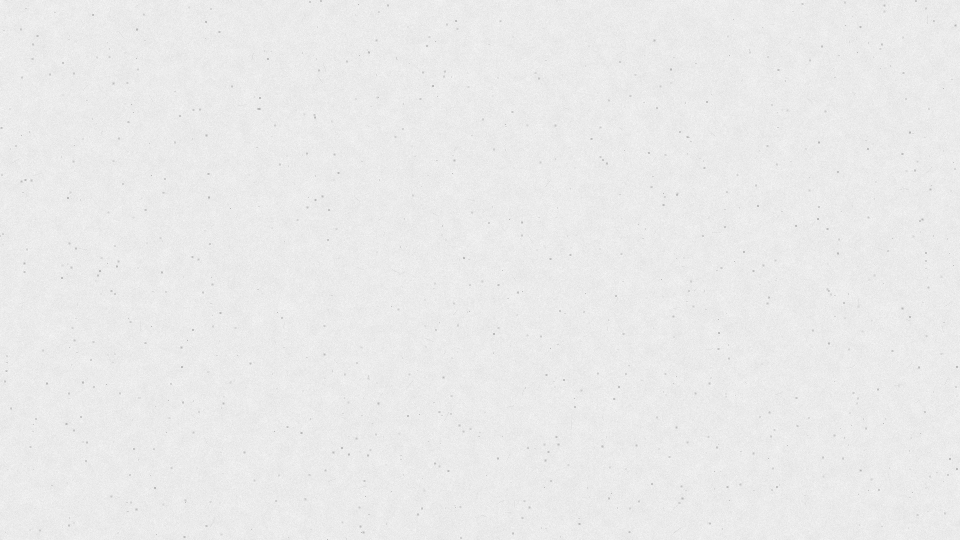
#> input picture scam-anatomy/tools/cartoon/paper.png, 1920 x 1080 px (shown at 1/2 size)
$ python -i prep_images.py   (imports and definitions only)
#> lines starting #> are read from the running program, lines starting #| are printed output that depends on the picture; after the words box and inside, x2 and y2 are one past the last pixel; in counts of white or black regions, pixels touching at a corner belong together
#> further down, picture is the input picture: shape (1080, 1920, 3); min 153, max 255, mean 234.3
"""Copy uploaded scene images into a video's img/ folder, optionally stylize photo-like ones
into the graphic-novel look and blur regions (logos / brand names).
python prep_images.py <map.json> <out_dir>
map.json: {"NAME": {"src": path, "style": bool, "blur": [[x0,y0,x1,y1], ...] (fractions)}}
"""
import sys, json, os
import cv2, numpy as np

# [1 line not run here, left out]

def stylize(img):
    h, w = img.shape[:2]
#> h = 1080; w = 1920
    small = img
    for _ in range(2):
        small = cv2.bilateralFilter(small, 9, 60, 9)
    # posterize lightly (flat painted areas)
    q = (small.astype(np.float32) / 24).round() * 24
    paint = cv2.addWeighted(small.astype(np.float32), .55, q, .45, 0)
    # ink lines
    gray = cv2.cvtColor(img, cv2.COLOR_BGR2GRAY)
    gray = cv2.medianBlur(gray, 7)
    edges = cv2.adaptiveThreshold(gray, 255, cv2.ADAPTIVE_THRESH_MEAN_C, cv2.THRESH_BINARY, 11, 7)
#> edges: shape (1080, 1920); 100% white; black in thin lines or dots, all inside (x1, y1, x2, y2) = (517, 0, 1844, 582)
    edges = cv2.erode(edges, np.ones((2, 2), np.uint8))
#> edges: shape (1080, 1920); 100% white; 6 black regions (5 under 20 px), largest, box (x1, y1, x2, y2) and area: (1352, 387, 1358, 391) 20
    ink = (edges.astype(np.float32) / 255)[..., None]
    out = paint * (0.35 + 0.65 * ink)
    # split tone: navy shadows, amber highlights
    lum = cv2.cvtColor(np.clip(out, 0, 255).astype(np.uint8), cv2.COLOR_BGR2GRAY).astype(np.float32)[..., None] / 255
    navy = np.array([32, 19, 11], np.float32)      # BGR of #0B1320
    amber = np.array([71, 179, 255], np.float32)   # BGR of #FFB347
    tone = navy * (1 - lum) + amber * lum
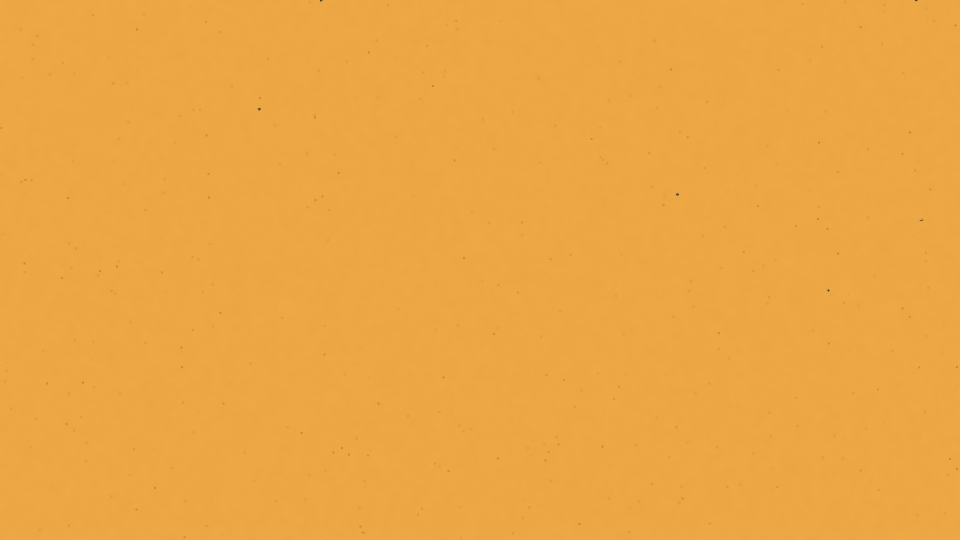
#> tone: shape (1080, 1920, 3) float32 (shown at 1/2 size); mean B, G, R 69.3, 163.2, 232.1
    out = out * .82 + tone * .18
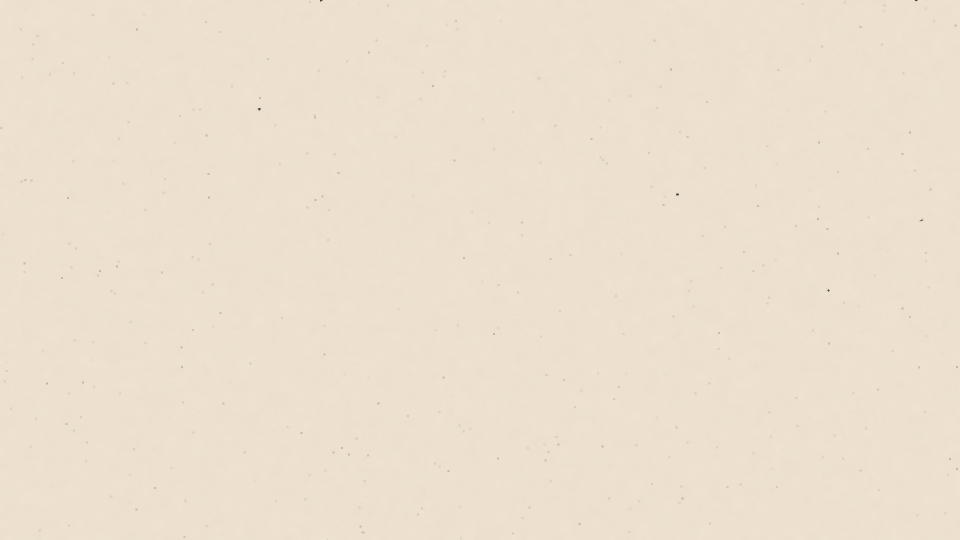
#> out: shape (1080, 1920, 3) float32 (shown at 1/2 size); mean B, G, R 201.7, 224, 232.1
    # paper grain
    noise = np.random.default_rng(3).normal(0, 4, (h, w, 1)).astype(np.float32)
    return np.clip(out + noise, 0, 255).astype(np.uint8)

def blur(img, boxes):
    h, w = img.shape[:2]
    for x0, y0, x1, y1 in boxes:
        a, b, c, d = int(x0 * w), int(y0 * h), int(x1 * w), int(y1 * h)
        roi = img[b:d, a:c]
        k = max(31, (min(roi.shape[:2]) // 6) | 1)
        img[b:d, a:c] = cv2.GaussianBlur(roi, (k, k), 0)
    return img

# [8 lines not run here, left out]

>>> import cv2
>>> picture = cv2.imread('cartoon/paper.png')
>>> result = stylize(picture)
